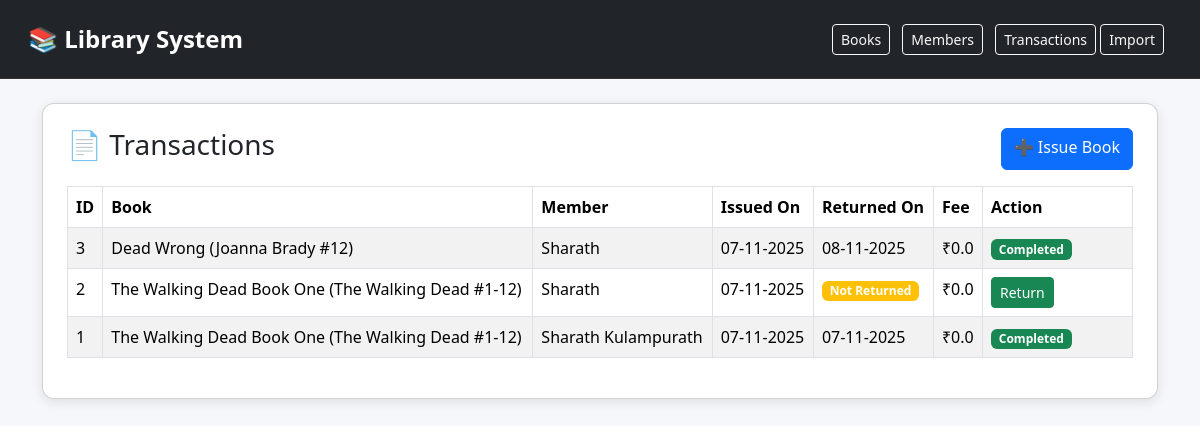
Page /transactions on the committed database.
### models/transaction.py (models this page shows)
class Transaction(db.Model):
    __tablename__ = "transaction"
    id = db.Column(db.Integer, primary_key=True)
    book_id = db.Column(db.Integer, db.ForeignKey("book.id"), nullable=False)
    member_id = db.Column(db.Integer, db.ForeignKey("member.id"), nullable=False)
    issue_date = db.Column(db.DateTime, default=datetime.utcnow, nullable=False)
    return_date = db.Column(db.DateTime)
    fee = db.Column(db.Float, default=0)
    book = db.relationship("Book")
    member = db.relationship("Member")

### models/book.py (models this page shows)
class Book(db.Model):
    id = db.Column(db.Integer, primary_key=True)
    title = db.Column(db.String(150), nullable=False)
    author = db.Column(db.String(100), nullable=False)
    isbn = db.Column(db.String(13), unique=True, nullable=False)
    publisher = db.Column(db.String(100), nullable=True)
    pages = db.Column(db.Integer, nullable=True)
    stock = db.Column(db.Integer, default=0)

### models/member.py (models this page shows)
class Member(db.Model):
    __tablename__ = "member"
    id = db.Column(db.Integer, primary_key=True)
    name = db.Column(db.String(200), nullable=False)
    outstanding_fees = db.Column(db.Float, default=0)

### app.py (the view)
@app.route("/transactions")
def transactions():
    from models.transaction import Transaction
    all_txn = Transaction.query.order_by(Transaction.id.desc()).all()
    return render_template("transactions.html", txns=all_txn)

### templates/transactions.html
{% extends "base.html" %}
{% block content %}
<div class="card card-custom p-4">
    <div class="d-flex justify-content-between">
        <h3>📄 Transactions</h3>
        <a href="/issue" class="btn btn-primary">➕ Issue Book</a>
    </div>
    <table class="table table-bordered table-striped mt-3">
        <thead>
            <tr>
                <th>ID</th>
                <th>Book</th>
                <th>Member</th>
                <th>Issued On</th>
                <th>Returned On</th>
                <th>Fee</th>
                <th style="width: 150px;">Action</th>
            </tr>
        </thead>
        <tbody>
        {% for t in txns %}
            <tr>
                <td>{{ t.id }}</td>
                <td>{{ t.book.title }}</td>
                <td>{{ t.member.name }}</td>
                <td>{{ t.issue_date.strftime('%d-%m-%Y') }}</td>
                <td>
                    {% if t.return_date %}
                        {{ t.return_date.strftime('%d-%m-%Y') }}
                    {% else %}
                        <span class="badge bg-warning">Not Returned</span>
                    {% endif %}
                </td>
                <td>₹{{ t.fee }}</td>
                <td>
                    {% if not t.return_date %}
                    <a href="/return/{{ t.id }}" class="btn btn-success btn-sm">Return</a>
                    {% else %}
                    <span class="badge bg-success">Completed</span>
                    {% endif %}
                </td>
            </tr>
        {% endfor %}
        </tbody>
    </table>
</div>
{% endblock %}

### templates/base.html (style rules this page uses)
body { background-color: #f5f7fa; }
.card-custom { border-radius: 12px; box-shadow: 0 3px 12px rgba(0,0,0,0.1); }
.table thead { background: #212529; color: white; }

### rows in the picture
Transaction: id "3", book "Dead Wrong (Joanna Brady #12)", member.name "Sharath", issue_date "07-11-2025", return_date "08-11-2025", fee "0.0", shows "Completed"
Transaction: id "2", book "The Walking Dead Book One (The Walking Dead #1-12)", member.name "Sharath", issue_date "07-11-2025", shows "Not Returned", fee "0.0"
Transaction: id "1", book "The Walking Dead Book One (The Walking Dead #1-12)", member.name "Sharath Kulampurath", issue_date "07-11-2025", return_date "07-11-2025", fee "0.0", shows "Completed"
